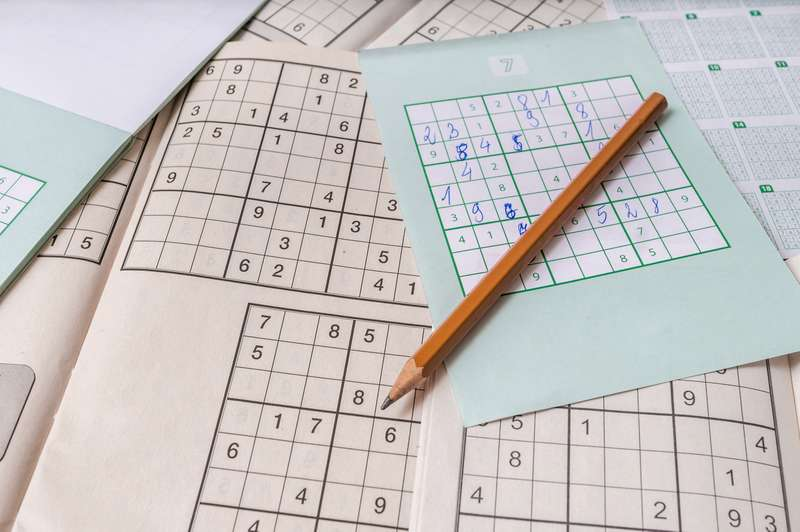
#> input picture CV/CV_WEEK04/sudoku_puzzles.jpg, 800 x 532 px
$ python sudoku_detection2.py
#> lines starting #> are read from the running program, lines starting #| are printed output that depends on the picture; after the words box and inside, x2 and y2 are one past the last pixel; in counts of white or black regions, pixels touching at a corner belong together
import cv2
import numpy as np

img = cv2.imread("sudoku_puzzles.jpg")
#> img is the input picture: shape (532, 800, 3); mean B, G, R 196.1, 197.2, 201.4

img_gray = cv2.cvtColor(img, cv2.COLOR_BGR2GRAY)
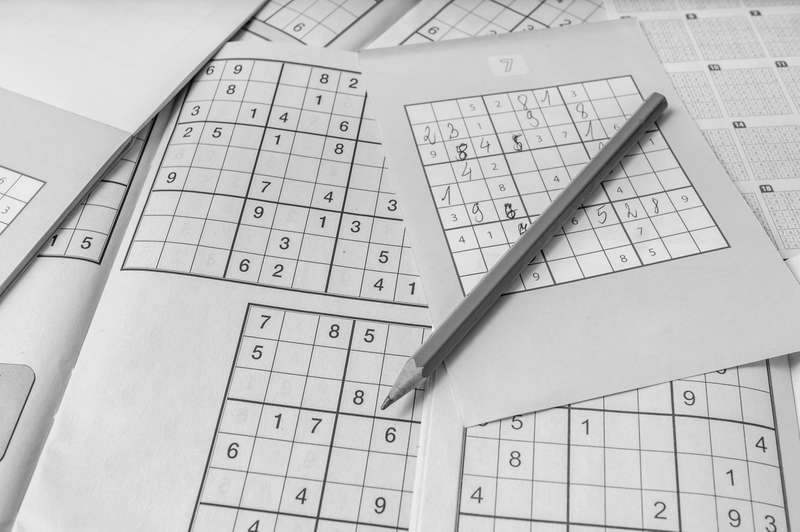
#> img_gray: shape (532, 800); min 0, max 254, mean 198.3
edges = cv2.Canny(img_gray, 50, 150 , apertureSize=3)
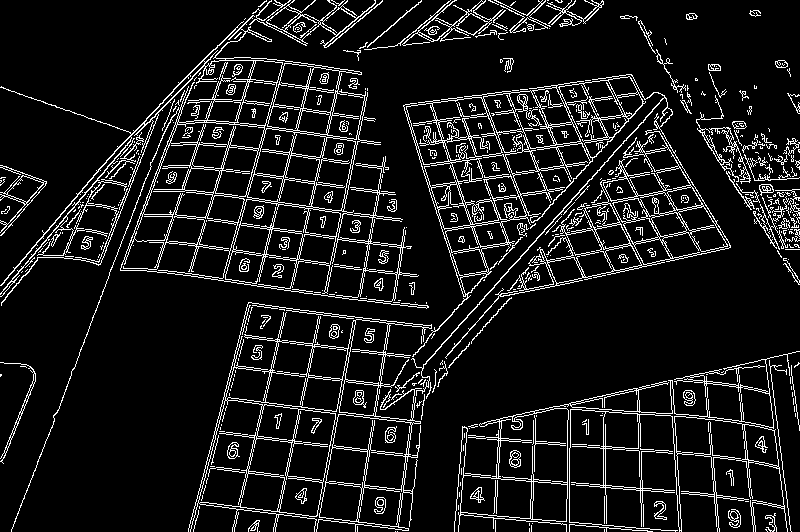
#> edges: shape (532, 800); 9.8% white in thin lines or dots
## 선으로 대우를 받고 싶으면 최소길이가 100이어야하고 라인사이 갭은 10이어야한다.
# p가 붙어서 확률 적으로 무작위로 허프변환 해본다
# probabilistic
lines = cv2.HoughLinesP(edges, 1, np.pi/180, 100, minLineLength=100, maxLineGap=10)
#> lines = 141 rows, first 6: [397, 394, 677, 82], [62, 397, 164, 131], [273, 531, 319, 312], [275, 531, 321, 312], [289, 290, 340, 69], [268, 242, 303, 108]

for line in lines:
    #print(line)
    ## 리스트에서 1,2,3,4, 씩 계속 뽑아옴
    x1, y1, x2, y2 = line[0]
    cv2.line(img, (x1,y1), (x2,y2), (0,0,255), 2)
#> this loop made 141 passes
#> (x1, y1, x2, y2) on passes 1 to 12: (397, 394, 677, 82), (62, 397, 164, 131), (273, 531, 319, 312), (275, 531, 321, 312), (289, 290, 340, 69), (268, 242, 303, 108), (223, 397, 420, 421), (256, 285, 311, 64), (455, 512, 679, 531), (121, 266, 391, 304), (498, 297, 728, 248), (291, 291, 343, 69)
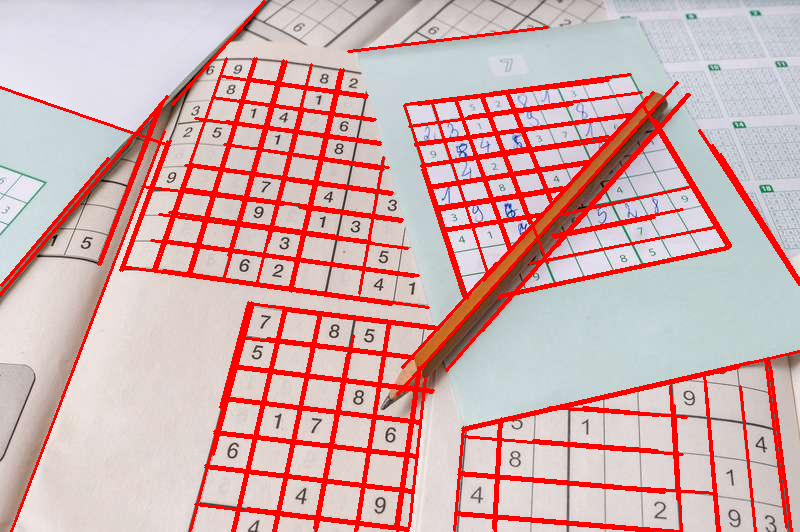
#> img: shape (532, 800, 3); 13.82% of pixels changed, all inside (x1, y1, x2, y2) = (0, 0, 800, 532)

cv2.imshow("Image by Hough", img)
cv2.imshow("canny", edges)
cv2.waitKey(0)
cv2.destroyAllWindows()


print(lines.shape)
#| (141, 1, 4)
